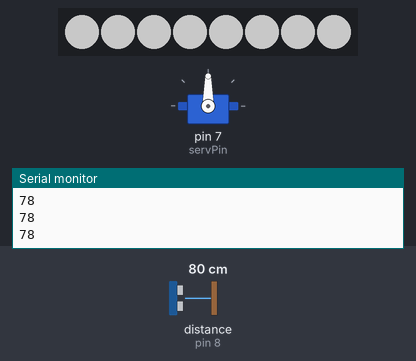
Simulated run of this sketch. Board: Arduino Uno, built with avr-gcc and run on an emulated ATmega328P. Parts: 8 RGB LEDs in strip order, left to right, servo, the last lines printed to the serial monitor. Wiring (inferred from the names in the program): ultrasonic range finder: trigger pin 9; echo pin 8. Inputs (shaded band) come from the test bench; at power-on: distance to the obstacle (sensor on pin 8) 80 cm. The echo pulse lasts 58.3 µs per cm; dim RGB values are drawn brighter than linear.

Above: at 1.2 s.
1.3 s: distance to the obstacle (sensor on pin 8) set to 13 cm
2.8 s: distance to the obstacle (sensor on pin 8) set to 10 cm
At 2.95 s:
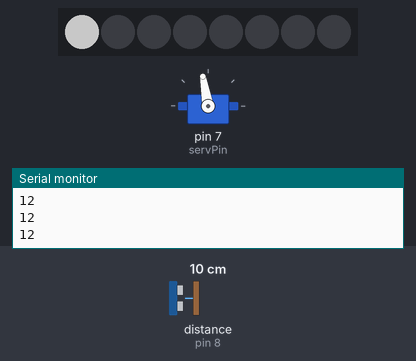
5.2 s: distance to the obstacle (sensor on pin 8) set to 18 cm
At 5.6 s:
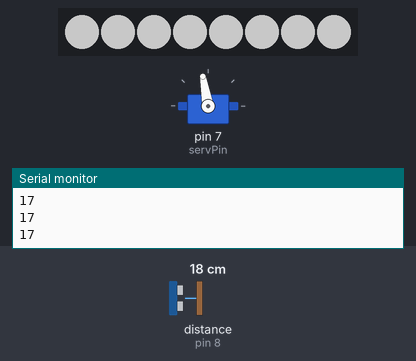
6.7 s: distance to the obstacle (sensor on pin 8) set to 2 cm
At 7.15 s:
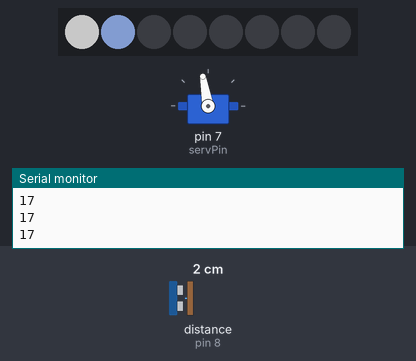
9.7 s: distance to the obstacle (sensor on pin 8) set to 35 cm
At 11.8 s:
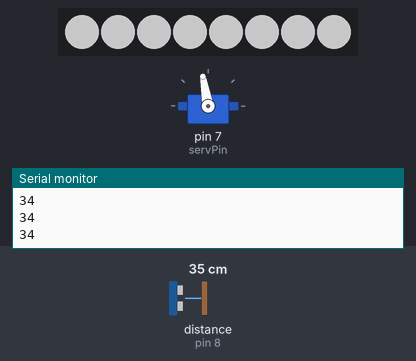
Timing chart, 0 to 12.2 s (numbered marks = the images above; inputs shaded):
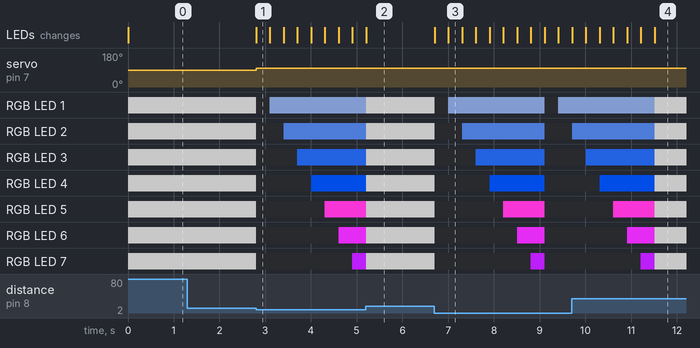

The sketch:

wave.ino
```cpp
////////// PROJECT DESCRIPTION //////////
// this prject uses an ultrasonic sensor to detect distance
// if it senses that the distance is less than 10, which means that something is close to it,
// the LED lights change color and servo moves to pull a string which holds a paper kinetic sculpture


////////// NEOPIXEL LIBRARY SETUP //////////
#include <Adafruit_NeoPixel.h>
#ifdef __AVR__
#include <avr/power.h>
#endif
#define PIN        6
#define NUMPIXELS  8

Adafruit_NeoPixel pixels(NUMPIXELS, PIN, NEO_GRB + NEO_KHZ800);
#define DELAYVAL 300


////////// SERVO LIBRARY SETUP //////////
#include <Servo.h>
Servo servo1;
int trigPin = 9;
int echoPin = 8;
int servPin = 7;
long distance;
long duration;

void setup() {

#if defined(__AVR_ATtiny85__) && (F_CPU == 16000000)
  clock_prescale_set(clock_div_1);
#endif

  pixels.begin(); //initialize LED Strip

  Serial.begin(9600);
  pinMode(trigPin, OUTPUT);
  pinMode(echoPin, INPUT);  // ultrasonic pin set up

  servo1.attach(servPin);   // servo pin
  servo1.write(90);

}

////////// ULTRASONIC CONTROLLS LEDs AND SERVO //////////

void loop() {

  ultra();
  if (distance <= 10) {   // if ultrasonic detects something in front of it, LED lights and servo turn on

    servo1.attach(servPin);
    servo1.write(100);


    pixels.clear();

    for (int i = 0; i < NUMPIXELS; i++) {

      pixels.setPixelColor(i, pixels.Color(100 - (i * 25), 100 - (i * 10), 100 + (i * 20)));
      pixels.show();
      delay(DELAYVAL);
    }

  }
  else {
    servo1.detach();                // detaching the servo stops it from rotating

    for (int i = 0; i < NUMPIXELS; i++) {

      pixels.setPixelColor(i, pixels.Color(100, 100, 100));
      pixels.show();
    }
  }
  Serial.println(distance);
}

void ultra() {
  digitalWrite(trigPin, LOW);
  delayMicroseconds(2);
  digitalWrite(trigPin, HIGH);
  delayMicroseconds(10);
  digitalWrite(trigPin, LOW);
  duration = pulseIn(echoPin, HIGH);
  distance = duration * 0.034 / 2;
}
```

Measured:
- the behaviour switches between 12 and 11 cm on distance to the obstacle (sensor on pin 8) (found by bisection; images 0 and 1)
- after the input at 2.8 s, servo on pin 7 (servPin): 90° → 100° at once; RGB LED 1: RGB(100, 100, 100) → off at once, → RGB(75, 90, 120) 0.30 s later
- after the input at 5.2 s, the LEDs: change at once (image 2)
- after the input at 6.7 s, RGB LED 1: alternates RGB(75, 90, 120) for 2.1 s and off for 0.30 s, starting at once; RGB LED 2: RGB(100, 100, 100) → off at once, → RGB(50, 80, 140) 0.60 s later, → off 1.8 s later
- after the input at 9.7 s, the LEDs: first differ from a run without the input after 1.8 s (image 4)
